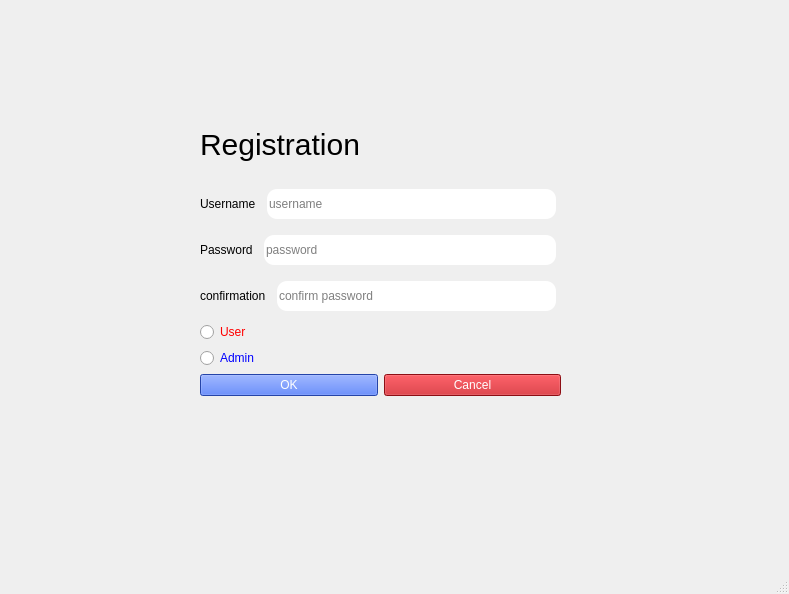
<?xml version="1.0" encoding="UTF-8"?>
<ui version="4.0">
 <class>MainWindow</class>
 <widget class="QMainWindow" name="MainWindow">
  <property name="geometry">
   <rect>
    <x>0</x>
    <y>0</y>
    <width>789</width>
    <height>594</height>
   </rect>
  </property>
  <property name="windowTitle">
   <string>MainWindow</string>
  </property>
  <widget class="QWidget" name="centralwidget">
   <widget class="QWidget" name="verticalLayoutWidget">
    <property name="geometry">
     <rect>
      <x>200</x>
      <y>110</y>
      <width>361</width>
      <height>286</height>
     </rect>
    </property>
    <layout class="QVBoxLayout" name="verticalLayout">
     <item>
      <widget class="QLabel" name="label">
       <property name="layoutDirection">
        <enum>Qt::LayoutDirection::RightToLeft</enum>
       </property>
       <property name="styleSheet">
        <string notr="true">font-size: 30px; </string>
       </property>
       <property name="text">
        <string>Registration</string>
       </property>
      </widget>
     </item>
     <item>
      <layout class="QHBoxLayout" name="horizontalLayout_2">
       <item>
        <widget class="QLabel" name="label_2">
         <property name="text">
          <string>Username</string>
         </property>
        </widget>
       </item>
       <item>
        <widget class="QLineEdit" name="ed_username">
         <property name="styleSheet">
          <string notr="true">border: solid; height: 30px; border-radius: 10px; margin: 5px</string>
         </property>
         <property name="inputMask">
          <string/>
         </property>
         <property name="text">
          <string/>
         </property>
         <property name="placeholderText">
          <string>username</string>
         </property>
        </widget>
       </item>
      </layout>
     </item>
     <item>
      <layout class="QHBoxLayout" name="horizontalLayout_3">
       <item>
        <widget class="QLabel" name="label_3">
         <property name="text">
          <string>Password</string>
         </property>
        </widget>
       </item>
       <item>
        <widget class="QLineEdit" name="ed_password">
         <property name="styleSheet">
          <string notr="true">border: solid; height: 30px; border-radius: 10px; margin: 5px</string>
         </property>
         <property name="inputMask">
          <string/>
         </property>
         <property name="text">
          <string/>
         </property>
         <property name="echoMode">
          <enum>QLineEdit::EchoMode::Password</enum>
         </property>
         <property name="placeholderText">
          <string>password</string>
         </property>
        </widget>
       </item>
      </layout>
     </item>
     <item>
      <layout class="QHBoxLayout" name="horizontalLayout_4">
       <item>
        <widget class="QLabel" name="label_4">
         <property name="text">
          <string>confirmation</string>
         </property>
        </widget>
       </item>
       <item>
        <widget class="QLineEdit" name="ed_confirm_pass">
         <property name="styleSheet">
          <string notr="true">border: solid; height: 30px; border-radius: 10px; margin: 5px</string>
         </property>
         <property name="inputMask">
          <string/>
         </property>
         <property name="text">
          <string/>
         </property>
         <property name="echoMode">
          <enum>QLineEdit::EchoMode::Password</enum>
         </property>
         <property name="placeholderText">
          <string>confirm password</string>
         </property>
        </widget>
       </item>
      </layout>
     </item>
     <item>
      <widget class="QRadioButton" name="user_radio">
       <property name="styleSheet">
        <string notr="true">color: red</string>
       </property>
       <property name="text">
        <string>User</string>
       </property>
      </widget>
     </item>
     <item>
      <widget class="QRadioButton" name="admin_radio">
       <property name="styleSheet">
        <string notr="true">color:blue</string>
       </property>
       <property name="text">
        <string>Admin</string>
       </property>
      </widget>
     </item>
     <item>
      <layout class="QHBoxLayout" name="horizontalLayout">
       <item>
        <widget class="QPushButton" name="bt_confirm">
         <property name="styleSheet">
          <string notr="true">background-color: rgb(52, 95, 235); color: white</string>
         </property>
         <property name="text">
          <string>OK</string>
         </property>
        </widget>
       </item>
       <item>
        <widget class="QPushButton" name="bt_cancel">
         <property name="styleSheet">
          <string notr="true">background-color: rgb(196, 20, 28); color: white;</string>
         </property>
         <property name="text">
          <string>Cancel</string>
         </property>
        </widget>
       </item>
      </layout>
     </item>
    </layout>
   </widget>
  </widget>
  <widget class="QMenuBar" name="menubar">
   <property name="geometry">
    <rect>
     <x>0</x>
     <y>0</y>
     <width>789</width>
     <height>22</height>
    </rect>
   </property>
  </widget>
  <widget class="QStatusBar" name="statusbar"/>
 </widget>
 <resources/>
 <connections/>
</ui>
